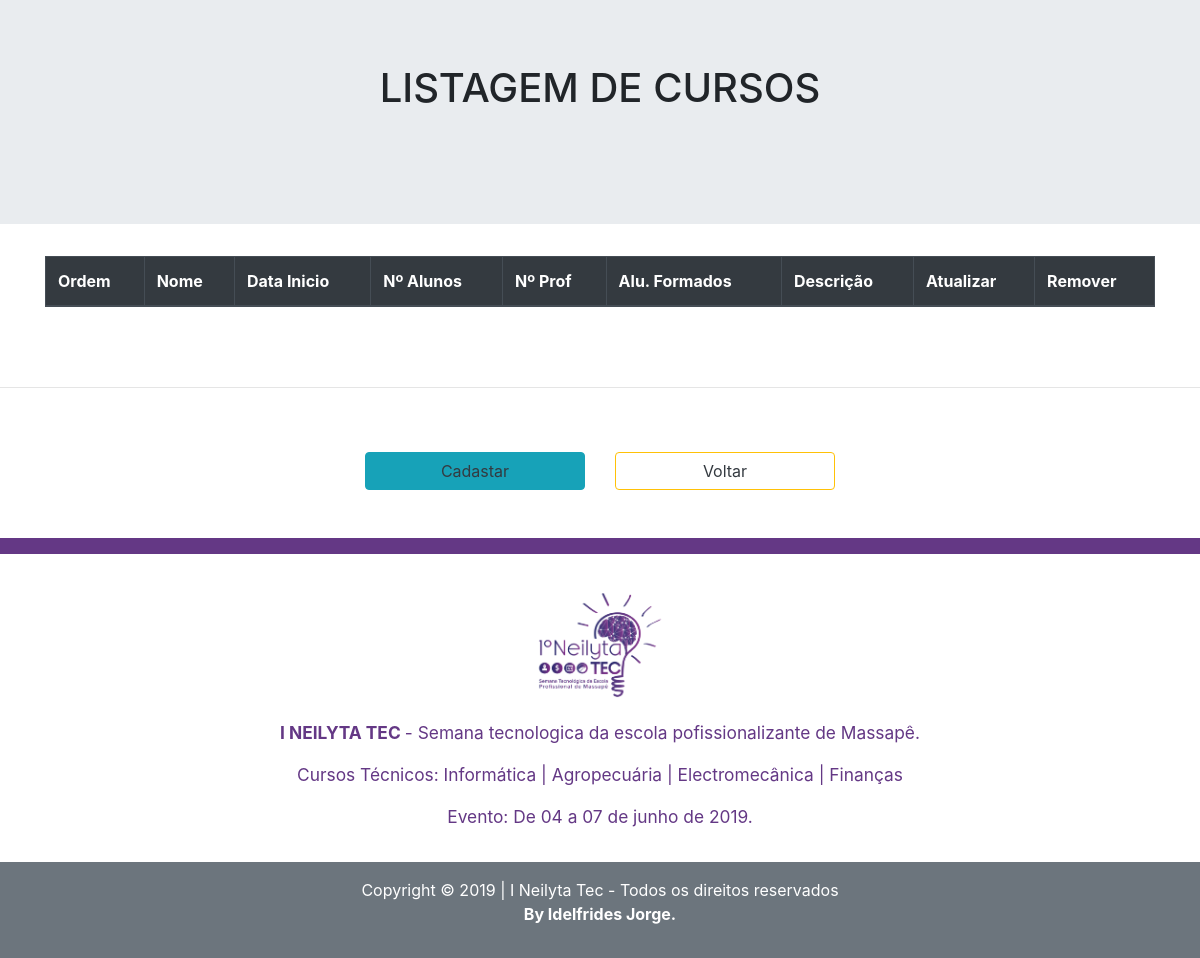
The page /listar_cursos/ on the database as committed earlier.
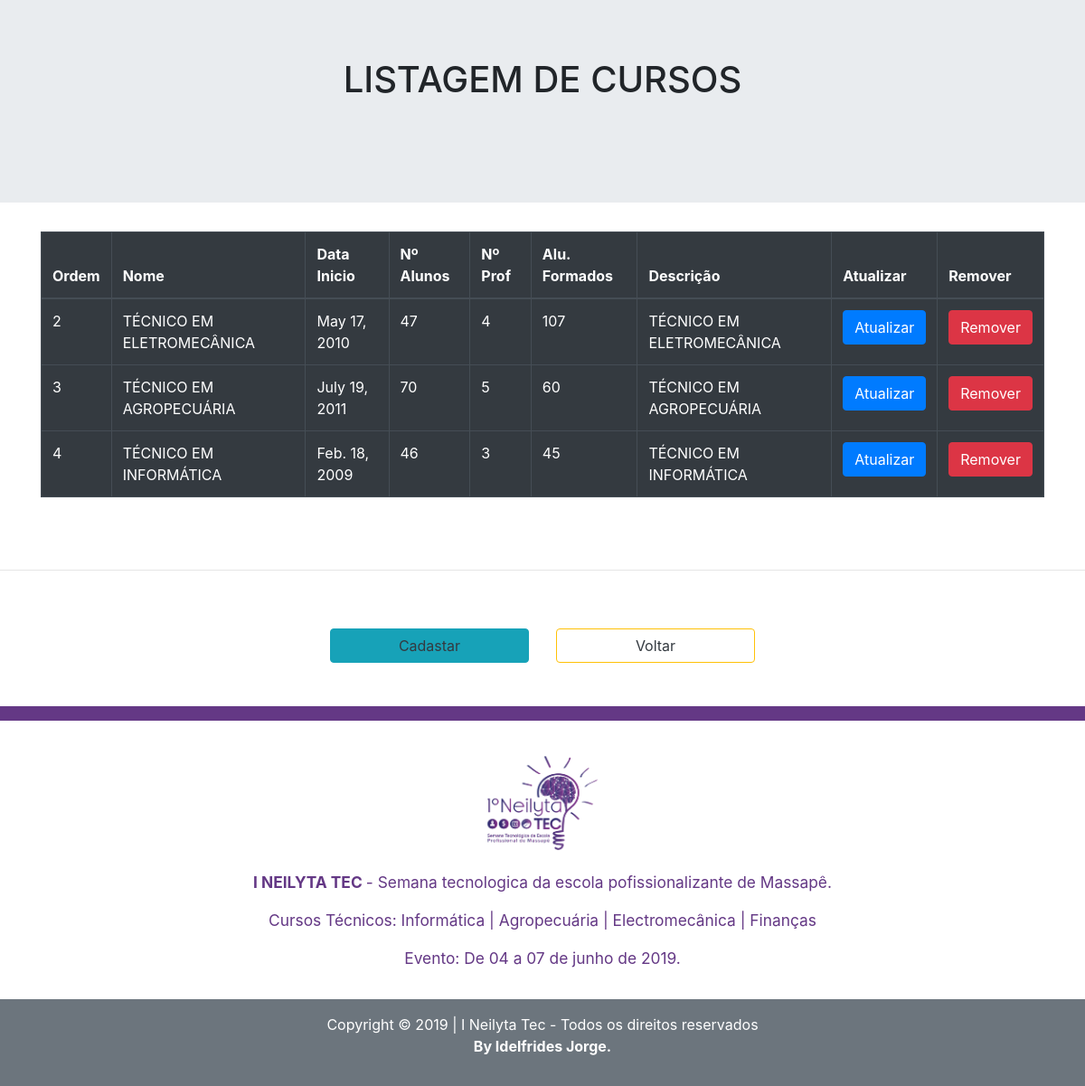
The same page on the database as committed later.
### app_neilytaTec1/models.py (models this page shows, shortened)
class Cursos(models.Model):
    nome_Curso = models.CharField(
        max_length=30,
        choices=COURSES_CHOICE
    )
    data_Inicio = models.DateField()
    num_Alunos = models.IntegerField()
    num_Prof = models.IntegerField()
    alunos_Formados = models.IntegerField()
    descricao = models.TextField()
    class Meta:
        verbose_name_plural = 'Cursos'

### app_neilytaTec1/views.py (the view)
# urls.py: path('listar_cursos/', listarCursos, name='go2listarcursos'),
def listarCursos(request):
    dadosCursos = {}
    dadosCursos['cursos'] = Cursos.objects.all()
    return render(
        request,
        'app_neilytaTec1/listarCuros.html',
        dadosCursos
    )

### app_neilytaTec1/templates/app_neilytaTec1/listarCuros.html (shortened to what this page needs)
<!DOCTYPE html>
<html lang="pt-bt">
<head>
    <link rel="stylesheet" href="https://stackpath.bootstrapcdn.com/bootstrap/4.3.1/css/bootstrap.min.css">
</head>
<body>
    <div class="jumbotron jumbotron-fluid">
        <h1 style="text-transform: uppercase; text-align: center">Listagem de Cursos</h1><br>
    </div>
    <div class="table-responsive container">
       <table class="table table-hover table-bordered table-dark">
          <thead class="thead-secondary">
              <tr>
                  <th>Ordem</th>
                  <th>Nome</th>
                  <th>Data Inicio</th>
                  <th>Nº Alunos</th>
                  <th>Nº Prof</th>
                  <th>Alu. Formados</th>
                  <th>Descrição</th>
                  <th>Atualizar</th>
                  <th>Remover</th>
              </tr>
          </thead>
          <tbody>
             {% for course in cursos %}
              <tr>
                  <td>{{ course.id }}</td>
                  <td class="text-uppercase">{{ course.nome_Curso }}</td>
                  <td>{{ course.data_Inicio }}</td>
                  <td>{{ course.num_Alunos}}</td>
                  <td>{{ course.num_Prof }}</td>
                  <td>{{ course.alunos_Formados }}</td>
                  <td>{{ course.descricao}}</td>
                  <td>
                      <a href="{% url 'url_update' 3 course.id %}"><button type="button" class="btn btn-primary">Atualizar</button></a>
                  </td>
                  <td>
                      <a href="{% url 'url_remove' 3 course.id %}"><button type="button" class="btn btn-danger">Remover</button></a>
                  </td>
              </tr>
              {% endfor %}
          </tbody>
       </table>
    </div>
    <br><br>
    <hr>
    <br><br>
    <div class="row w-50 mx-auto">
         <a href="{% url 'go2create' 3 %}" class="ml-auto mr-0 col-5">
           <button type="button" class="btn btn-info text-dark w-100">Cadastar</button>
        </a>
        <a href="{% url 'url_listagem' %}" class="mr-auto ml-0 col-5">
           <button type="button" class="btn btn-outline-warning text-dark w-100">Voltar</button>
        </a>
    </div>
    <br><br>
    <div class="py-2" style="background-color:#643885;"></div>
    <section class="text-white text-weight-bold text-center">
        <div class="py-3" style="color:#643885; font-size:13pt;">
            <a href="{% url 'url_home' %}"><img src="../media/images/Logo-Ev-EEEP.png" width="150" class="m-0 p-0"></a>
            <p><strong> I NEILYTA TEC </strong> - Semana tecnologica da escola pofissionalizante de Massapê.</p>
            <p>Cursos Técnicos: Informática | Agropecuária | Electromecânica | Finanças</p>
            <p>Evento: De 04 a 07 de junho de 2019.</p>
        </div>
        <footer class="bg-secondary py-3">
            <p>Copyright &copy; 2019 | I Neilyta Tec - Todos os direitos reservados <br><strong> By Idelfrides Jorge.</strong></p>
        </footer>
    </section>
</body>
</html>

Rows that differ between the two databases and show on the page:
added Cursos: id "2", nome_Curso "TÉCNICO EM ELETROMECÂNICA", data_Inicio "May 17, 2010", num_Alunos "47", num_Prof "4", alunos_Formados "107", descricao "TÉCNICO EM ELETROMECÂNICA"
added Cursos: id "3", nome_Curso "TÉCNICO EM AGROPECUÁRIA", data_Inicio "July 19, 2011", num_Alunos "70", num_Prof "5", alunos_Formados "60", descricao "TÉCNICO EM AGROPECUÁRIA"
added Cursos: id "4", nome_Curso "TÉCNICO EM INFORMÁTICA", data_Inicio "Feb. 18, 2009", num_Alunos "46", num_Prof "3", alunos_Formados "45", descricao "TÉCNICO EM INFORMÁTICA"
